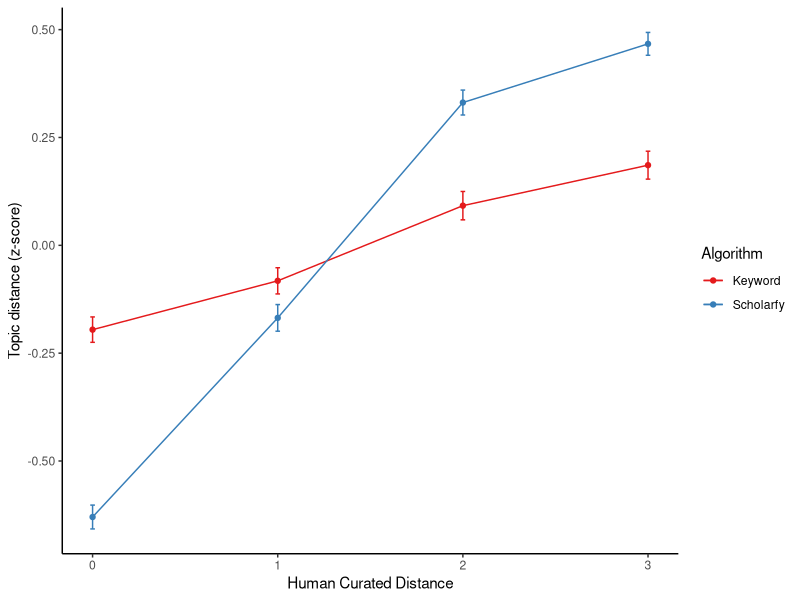

Source code (R):
library(ggplot2)
library(reshape2)
library(ggthemes)
library(scales)
library(grid)
library(plyr)

mean_point <- stat_summary(fun.y = 'mean', geom = 'point', position = position_dodge(width = 0.0))
mean_line <- stat_summary(fun.y = 'mean', geom = 'line', position = position_dodge(width = 0.0))
se_error <- stat_summary(fun.data = 'mean_se', geom = 'errorbar', width = 0.05, position = position_dodge(width = 0.0))

experiments <- read.csv('data//human_vs_topic_distance.csv')
experiments$abstact_distance <- scale(experiments$abstact_distance)
experiments$keyword_distance <- scale(experiments$keyword_distance)
experiments_melt <- melt(experiments, id.vars = c('poster_number', 'human_distance'))

experiments_melt$variable <- revalue(experiments_melt$variable,
                                    c("abstact_distance"="Scholarfy",
                                      "keyword_distance"="Keyword"))

experiments_melt$variable <- factor(experiments_melt$variable,
                                    c('Keyword', 'Scholarfy'))


ggplot(experiments_melt, aes(x = human_distance, y = value, color=variable))  +
  mean_point +
  mean_line +
  se_error +
  scale_color_brewer(palette = 6, type = 'qual', name = 'Algorithm') +
  ylab('Topic distance (z-score)') +
  xlab('Human Curated Distance') +
  theme_classic()
